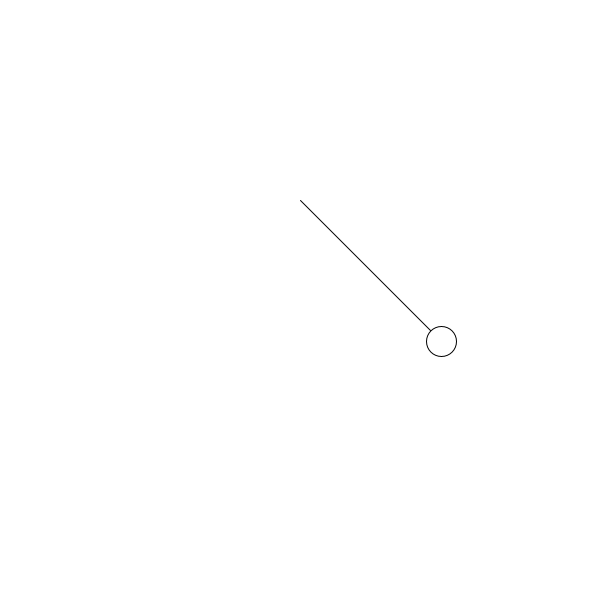
Frame 1 (no input)
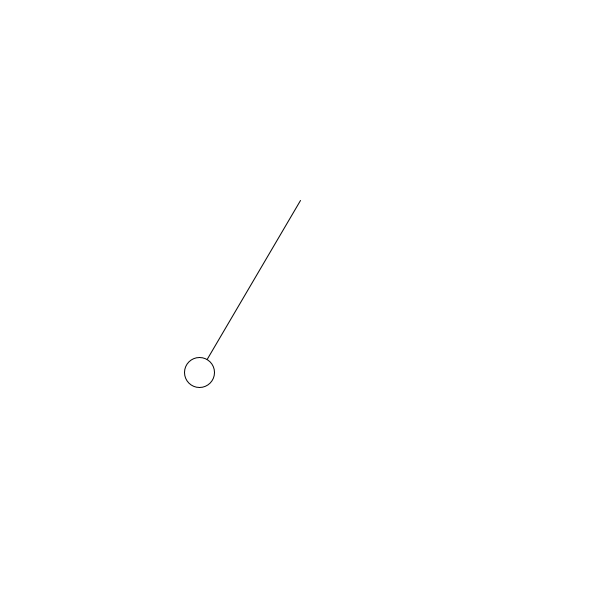
Frame 60 (the mouse pressed at the canvas centre just before this capture)
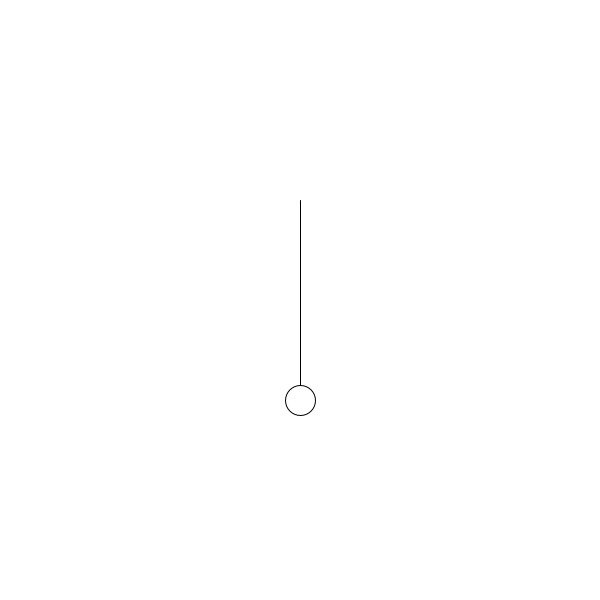
Frame 120 (the mouse held since frame 60 and released just before this capture)

The Processing sketch that drew these frames (run headless with seeded random() and noise(); from frame 60 on, the mouse is pressed at the canvas centre):

// Processing sketch: PENDULUM1
// ── PENDULUM1.pde
float len = 200;
float angle = PI/4;

PVector origin;
PVector location;

Pendulum p;

void setup(){
 size(600,600); 
 origin = new PVector(width/2, height/2 - 100);
 location = new PVector(sin(angle)*len, cos(angle)*len);
 location.add(origin);
 p = new Pendulum(origin, location, len, angle);
}

void draw(){
  background(255);
  p.display();
  p.update();
}

// ── Pendulum.pde
class Pendulum{
  PVector origin;
  PVector location;
  float len;
  
  float a;
  float aVel;
  float aAcc;
  float damping;
  
  Pendulum(PVector origin_, PVector location_, float len_, float angle){
    origin = origin_.copy();
    location = location_.copy();
    len = len_;
    a = angle;
    damping = 0.994;
  }
  
  void display(){
   location.set(sin(a)*len, cos(a)*len);
   location.add(origin);
    
    stroke(0);
    line(origin.x, origin.y, location.x, location.y);
    ellipse(location.x, location.y, 30, 30);
    
    if (mousePressed){
      a = map(mouseX, 0, width, -PI/2, PI/2);
      aVel = 0;
    }
  }
  
  void update(){
    float G = 0.4;
    aAcc = (-1 * G / len) * sin(a);
    
    aVel += aAcc;
    a += aVel;
    
    aVel *= damping;
  }
}
